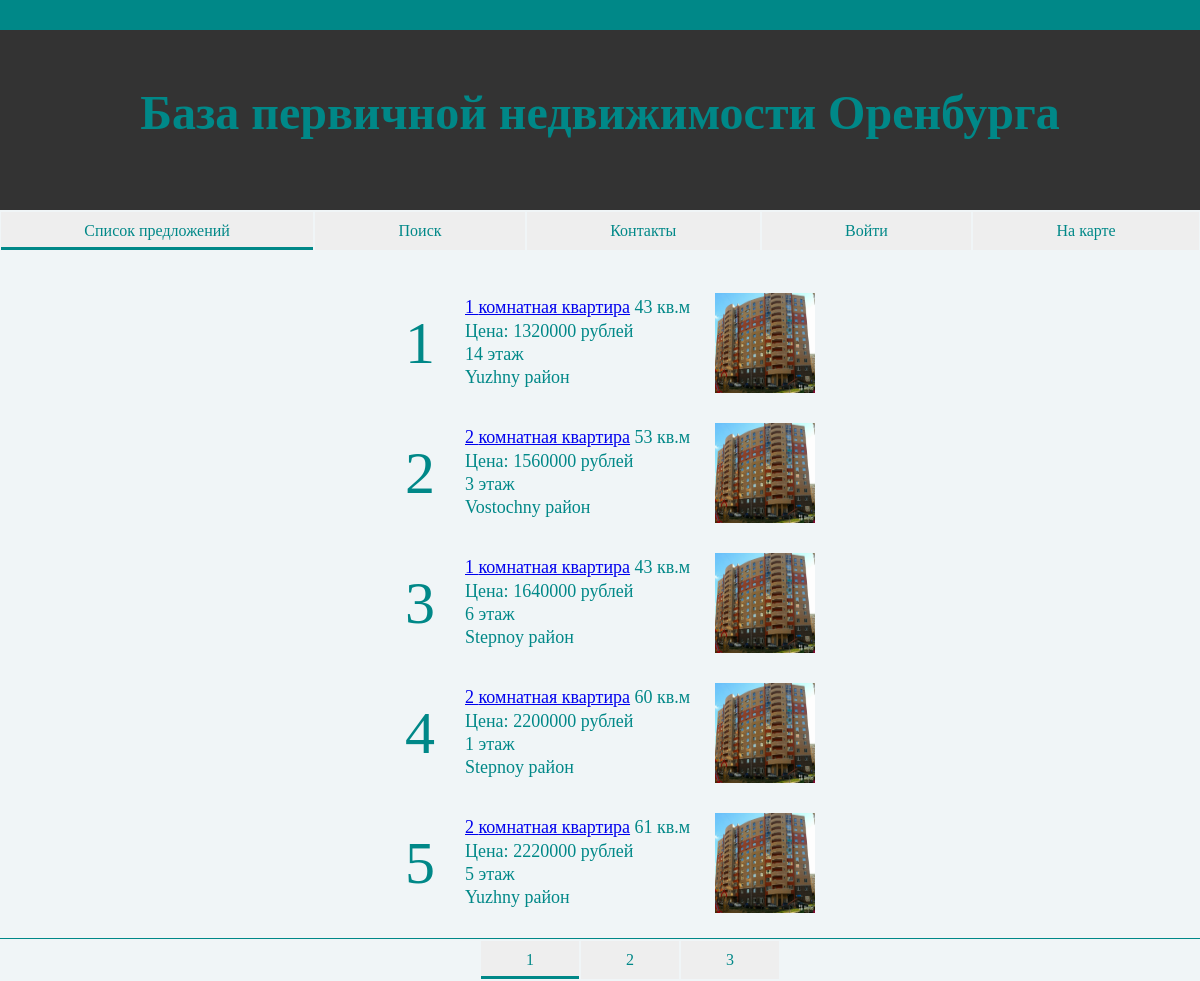
The app's page /List.php, older data.
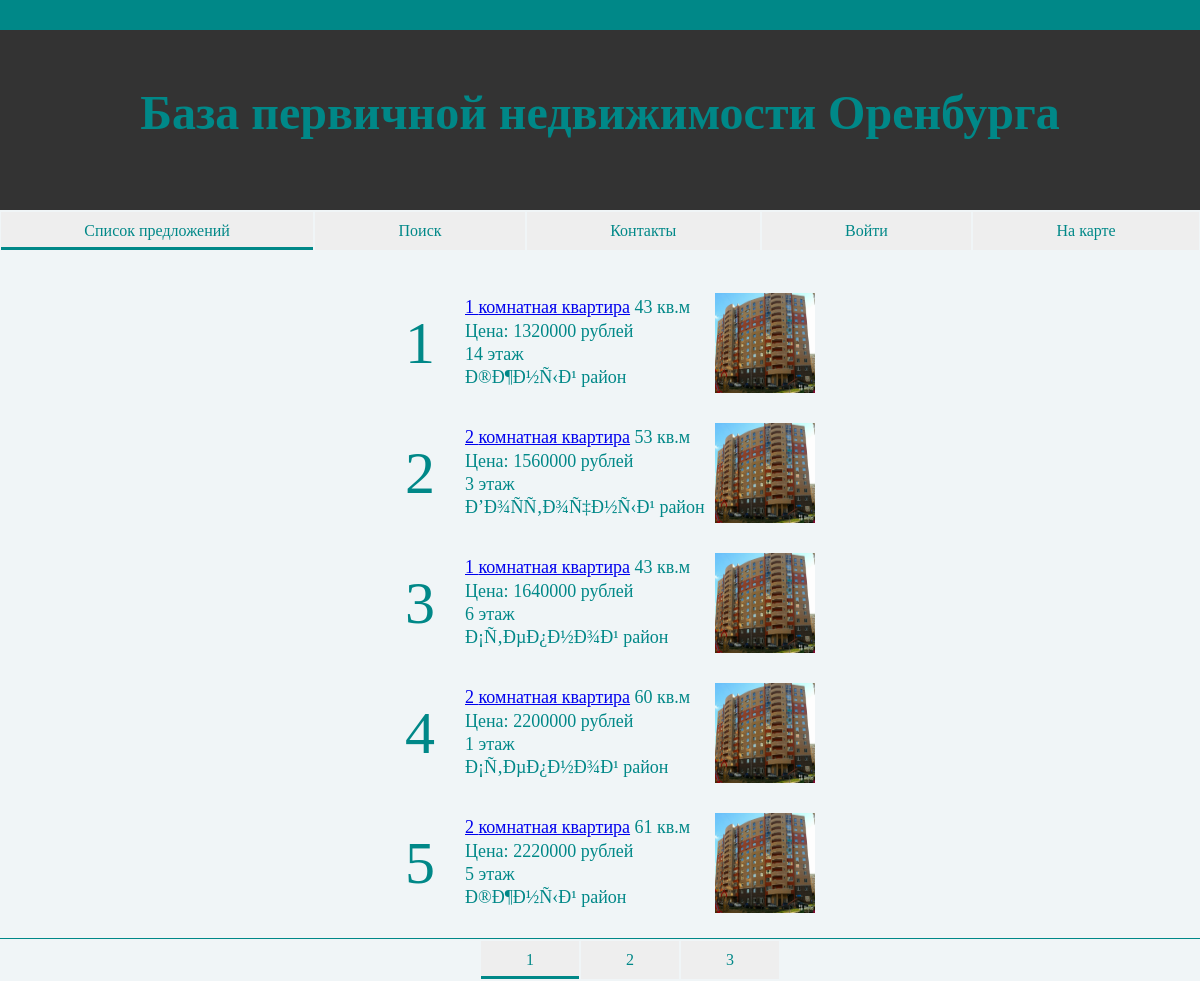
The same page, newer data.
### tables this page shows
CREATE TABLE `Supply` (
  `id` int(11) NOT NULL DEFAULT '0',
  `price` int(11) DEFAULT NULL,
  `area` int(11) DEFAULT NULL,
  `metercost` int(11) DEFAULT NULL,
  `rooms` int(11) DEFAULT NULL,
  `storey` int(11) DEFAULT NULL,
  `stage` text,
  `iddistrict` int(11) DEFAULT NULL,
  `date` date DEFAULT NULL,
  PRIMARY KEY (`id`)
);

CREATE TABLE `District` (
  `iddistrict` int(11) NOT NULL DEFAULT '0',
  `district` text,
  PRIMARY KEY (`iddistrict`)
);

### Public/Paginator.php (the view, shortened to what this page needs)
<?php
    $pagi=$_GET['pagi'];
    if (empty($pagi)){$pagi=1;}
    function PaginationFromBase($dbhost, $dbuser, $dbpassword, $dbname, $ordercriteria, $currpage, $showitems)
    {
    $dbcon = new mysqli($dbhost, $dbuser, $dbpassword, $dbname);
    $dbcon->set_charset("utf8");
    $limlow = ($currpage-1)*$showitems;
    $i=0;
    $result = $dbcon->query("SELECT * FROM Supply inner join District on Supply.iddistrict = District.iddistrict order by $ordercriteria LIMIT $limlow, $showitems");
    echo "<br><br>";
    while ($row = $result->fetch_assoc()) {
    $i++;
    $id=$row['id'];
    $area=$row['area'];
    $price=$row['price'];
    $storey=$row['storey'];
    $rooms=$row['rooms'];
    $district=$row['district'];
    $num=$i+$limlow;
    echo   "<div class ='list-block'>
                <div class='bignum'>$num</div>
                <div class ='inner-list'><a href='Offer.php?id=$id'>$rooms комнатная квартира</a> $area кв.м <br>Ценa: $price рублей<br>$storey этаж<br>$district район <br></div>
                <img width='100' height='100' src='01.jpg'>
            </div>\n";
    }
    ?>
      <hr class= "nomar" size=0 color=#088 style="clear:left;"> </hr>
        <div class="menu" style="margin-left: 40%; width: 300px">
         <?php
    for ($i=1; $i<4; $i++){
    if ($i!=$currpage){
        $iu[$i]="menu-item";
    } else { $iu[$i]="menu-item_state_active";}?>
     <a href="?pagi=<?=$i?>" class=<?=$iu[$i]?>><?=$i?></a>
    <?php }
 }
?>
    <?php
    PaginationFromBase($server, $username, $password, $db, "price", $pagi, 5);
    ?>

Row changes from the older to the newer data that the page shows:
changed supply (number 1 of 5 on the later page): iddistrict.district "Yuzhny" → "Ð®Ð¶Ð½Ñ‹Ð¹"
changed supply: iddistrict.district "Vostochny" → "Ð’Ð¾ÑÑ‚Ð¾Ñ‡Ð½Ñ‹Ð¹"
changed supply (number 3 of 5 on the later page): iddistrict.district "Stepnoy" → "Ð¡Ñ‚ÐµÐ¿Ð½Ð¾Ð¹"
changed supply (number 4 of 5 on the later page): iddistrict.district "Stepnoy" → "Ð¡Ñ‚ÐµÐ¿Ð½Ð¾Ð¹"
changed supply (number 5 of 5 on the later page): iddistrict.district "Yuzhny" → "Ð®Ð¶Ð½Ñ‹Ð¹"
